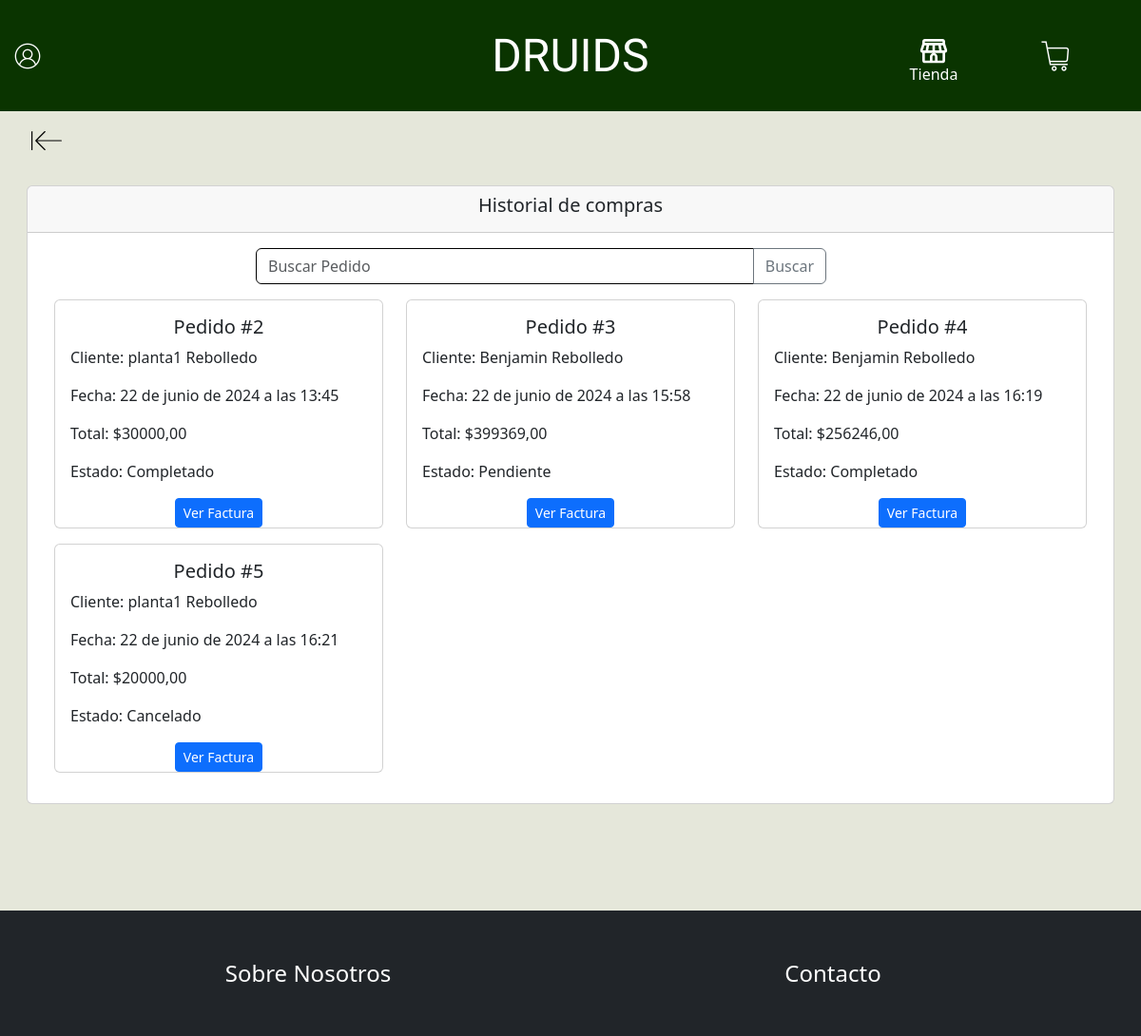
The app's page /historialCompra/ (signed in), older data.
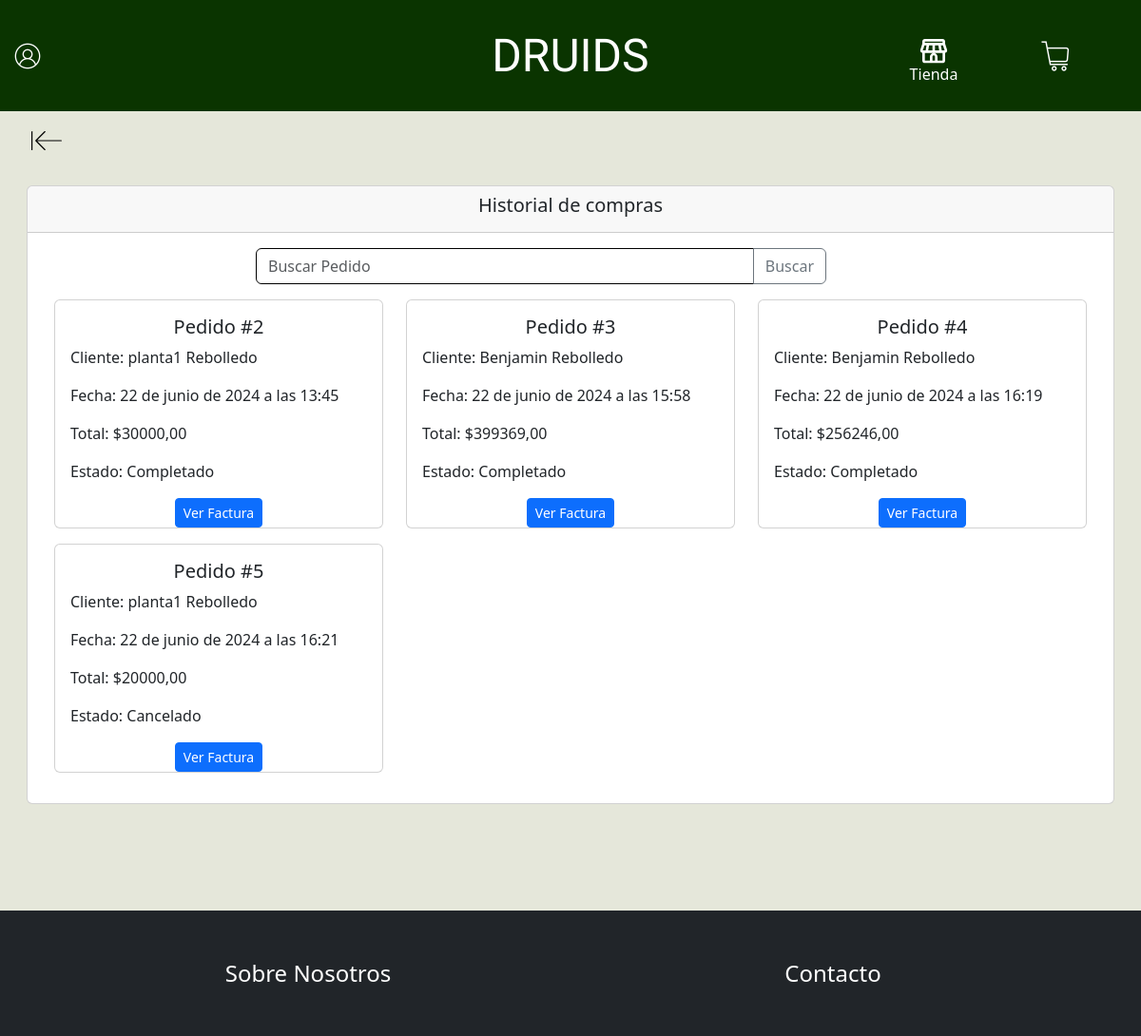
The same page, newer data.
### Druids/models.py (models this page shows, shortened)
class Pedido(models.Model):
    nombre = models.CharField(max_length=100, verbose_name="Nombre del cliente")
    apellido = models.CharField(max_length=100, verbose_name="Apellido del cliente")
    email = models.EmailField(verbose_name="Correo Electrónico")
    rut = models.CharField(max_length=10, verbose_name="RUT")
    fecha_pedido = models.DateTimeField(auto_now_add=True, verbose_name="Fecha del pedido")
    total = models.DecimalField(max_digits=10, decimal_places=2, verbose_name="Total")
    direccion_envio = models.CharField(max_length=255, verbose_name="Dirección de envío")
    estado = models.CharField(max_length=50, choices=[('Pendiente', 'Pendiente'), ('Completado', 'Completado'), ('Cancelado', 'Cancelado')], verbose_name="Estado")
    usuario = models.ForeignKey(User, on_delete=models.CASCADE, verbose_name="Usuario", null=True, blank=True)

### Druids/views.py (the view)
# urls.py: path('historialCompra/', historialCompra, name='historialCompra'),
def historialCompra(request):
    pedidos = Pedido.objects.filter(usuario=request.user)
    return render(request, 'Druids/historialCompra.html', {'pedidos': pedidos})

### Druids/templates/Druids/historialCompra.html (shortened to what this page needs)
{% extends 'Druids/base.html' %}
{% load static %}
{% block contenido %}
<link rel="stylesheet" href="{% static 'Druids/css/historialCompra.css' %}">
    <main>
        <section class="d-flex justify-content-start">
            <div class="container m-2">
                <a href="{% url 'index' %}" class="btn boton-volver"><img src="{% static 'Druids/img/back-svgrepo-com.svg' %}" alt=""></a>
            </div>
        </section>
        <section class="container-fluid Historial">
            <div class="card m-3">
                <div class="card-header d-flex justify-content-center">
                    <h5>Historial de compras</h5>
                </div>
                <div class="input-group mt-3 buscador">
                    <input type="text" class="form-control" placeholder="Buscar Pedido">
                    <button class="btn btn-outline-secondary" type="button">Buscar</button>
                </div>
                <div class="card-body">
                    <div class="container">
                        <div class="row">
                            {% for pedido in pedidos %}
                            <div class="col-12 col-sm-12 col-md-6 col-lg-4">
                                <div class="card mb-3">
                                    <div class="card-body">
                                        <h5 class="card-title text-center">Pedido #{{ pedido.id }}</h5>
                                        <p class="card-text">Cliente: {{ pedido.nombre }} {{ pedido.apellido }}</p>
                                        <p class="card-text">Fecha: {{ pedido.fecha_pedido }}</p>
                                        <p class="card-text">Total: ${{ pedido.total }}</p>
                                        <p class="card-text">Estado: {{ pedido.estado }}</p>
                                    </div>
                                    <div class="text-center">
                                        <button type="button" class="btn btn-primary btn-sm ver-detalles" data-pedido-id="{{ pedido.id }}" data-bs-toggle="modal" data-bs-target="#modalVerPedido{{pedido.id}}">Ver Factura</button>
                                    </div>
                                </div>
                            </div>
                            {% endfor %}
                        </div>
                    </div>
                </div>
            </div>
        </section>
    </main>
{% endblock %}

Row changes from the older to the newer data that the page shows:
changed Pedido "22 de junio de 2024 a las 15:58": estado "Pendiente" → "Completado"
